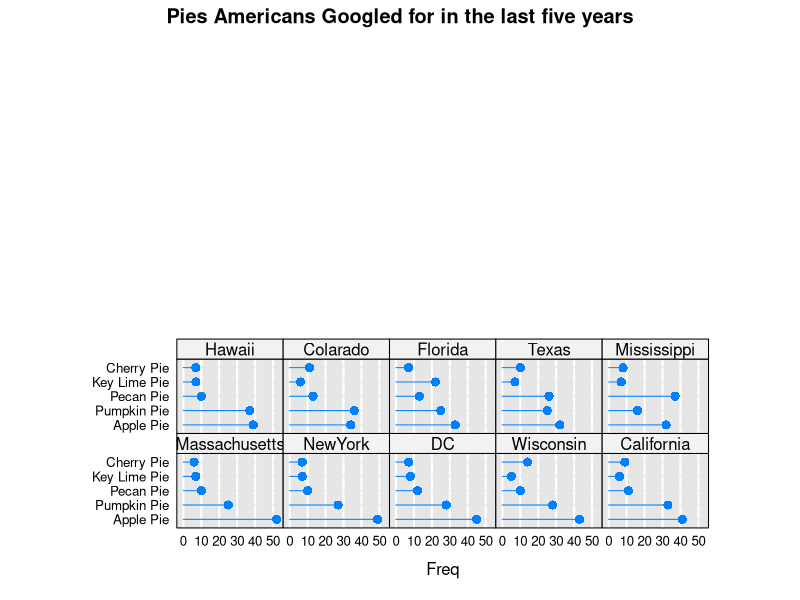
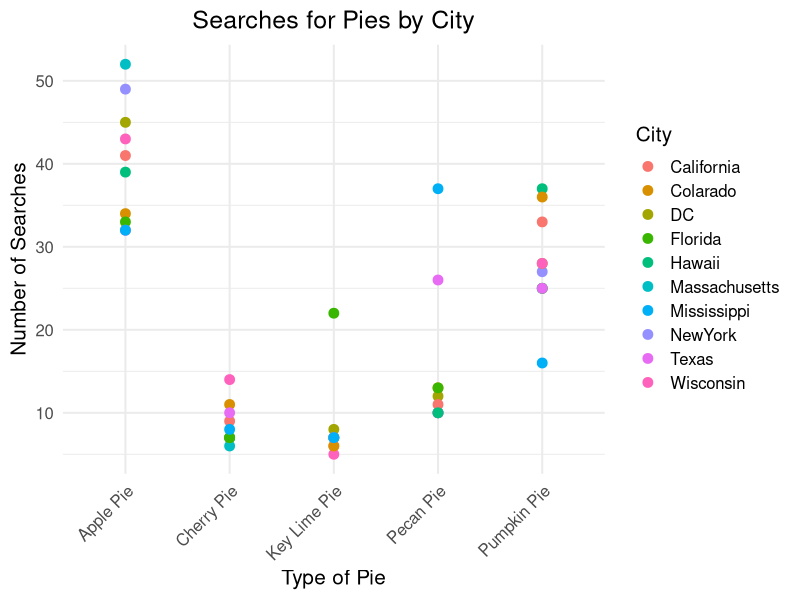
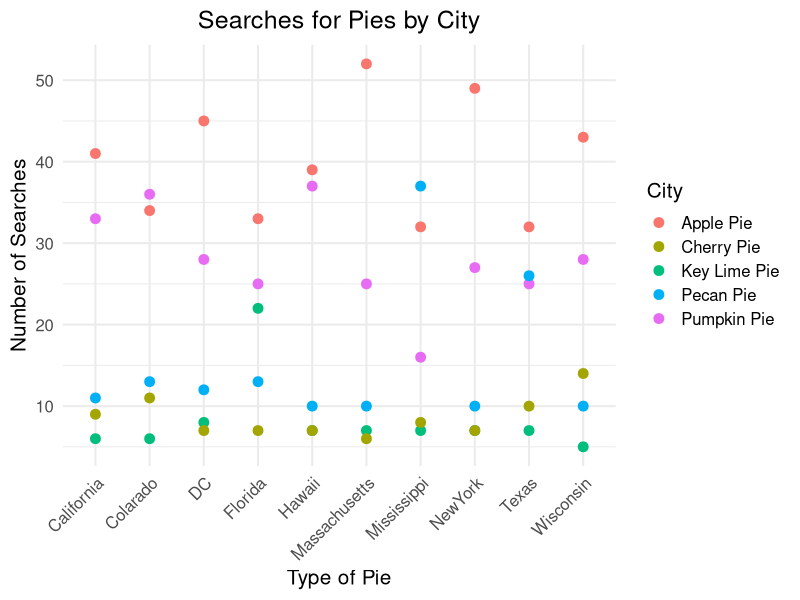

The R script that drew these images, in order:
library(lattice)
library(tidyverse)

hw <- theme_gray()+ theme(
  plot.title=element_text(hjust=0.5),
  plot.subtitle=element_text(hjust=0.5),
  plot.caption=element_text(hjust=-.5),
  
  strip.text.y = element_blank(),
  strip.background=element_rect(fill=rgb(.9,.95,1),
                                colour=gray(.5), linewidth =.2),
  
  panel.border=element_rect(fill=FALSE,colour=gray(.70)),
  panel.grid.minor.y = element_blank(),
  panel.grid.minor.x = element_blank(),
  panel.spacing.x = unit(0.10,"cm"),
  panel.spacing.y = unit(0.05,"cm"),
  
  # axis.ticks.y= element_blank()
  axis.ticks=element_blank(),
  axis.text=element_text(colour="black"),
  axis.text.y=element_text(margin=margin(0,3,0,3)),
  axis.text.x=element_text(margin=margin(-1,0,3,0))
)

Massachusetts <- c(52,25,10,7,6)
NewYork <- c(49,27,10,7,7)
DC <- c(45,28,12,8,7)
Wisconsin <- c(43,28,10,5,14)
California <- c(41,33,11,6,9)
Hawaii <- c(39,37,10,7,7)
Colarado <- c(34,36,13,6,11)
Florida <- c(33,25,13,22,7)
Texas <- c(32,25,26,7,10)
Mississippi <- c(32,16,37,7,8)

mat <- cbind(Massachusetts,NewYork,DC,Wisconsin,California,Hawaii,Colarado,Florida,Texas,Mississippi)
mat

type <- c("Apple Pie", "Pumpkin Pie", "Pecan Pie", "Key Lime Pie", "Cherry Pie")
City <- c("Massachusetts", "NewYork","DC","Wisconsin","California","Hawaii","Colarado","Florida","Texas","Mississippi")


colnames(mat) <- City
rownames(mat) <- type 
mat


oneColumn = dotplot(mat, groups = FALSE,
                    layout = c(5, 5), aspect = 0.7,
                    origin = 0,type = c("p","h"),
                    main = "Pies Americans Googled for in the last five years",
                    scales = list(x = list(tck = 0, alternating = FALSE)),
                    panel = function(...){
                      panel.fill(rgb(.9,.9,.9))
                      panel.grid(h = 0,v = -1,col = "white",lwd = 2)
                      panel.dotplot(col = rgb(0,.5,1),cex = 1.1,...)
                    }
)
oneColumn

mat_df <- as.data.frame(mat)
mat_df$City <- rownames(mat_df)

# Transform to long format
mat_long <- pivot_longer(mat_df, cols = -City, names_to = "Type", values_to = "Count")

# Create the scatter plot
scatter_plot <- ggplot(mat_long, aes(x = City, y = Count, color = Type)) +
  geom_point(size = 3) +  # Scatter points
  labs(title = "Searches for Pies by City",
       x = "Type of Pie",
       y = "Number of Searches",
       color = "City") +
  theme_minimal(base_size = 15) + 
  theme(plot.title = element_text(hjust = 0.5)) +  # Center title
  theme(axis.text.x = element_text(angle = 45, hjust = 1))  # Angle x-axis text for readability

# Display the plot
print(scatter_plot)


# Create the scatter plot
scatter_plot <- ggplot(mat_long, aes(x = Type, y = Count, color = City)) +
  geom_point(size = 3) +  # Scatter points
  labs(title = "Searches for Pies by City",
       x = "Type of Pie",
       y = "Number of Searches",
       color = "City") +
  theme_minimal(base_size = 15) + 
  theme(plot.title = element_text(hjust = 0.5)) +  # Center title
  theme(axis.text.x = element_text(angle = 45, hjust = 1))  # Angle x-axis text for readability

# Display the plot
print(scatter_plot)





